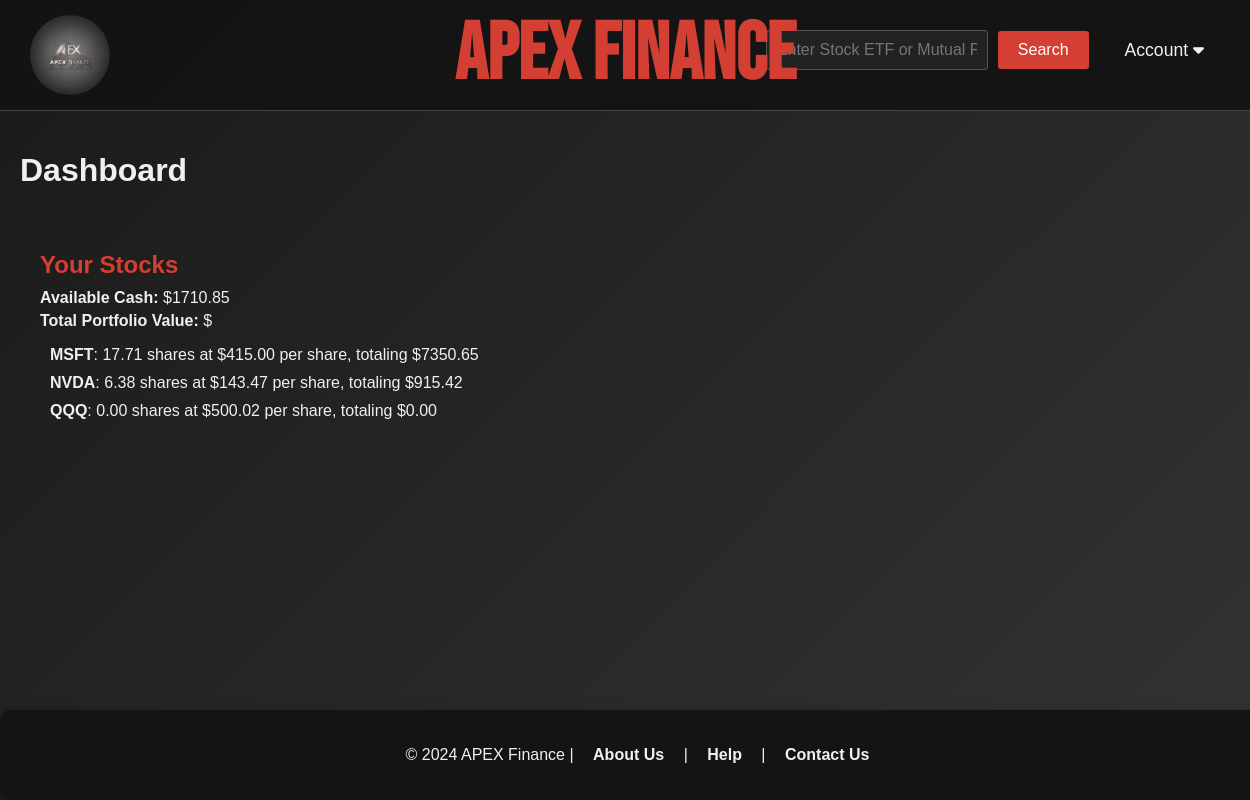
/dashboard (signed in), run on an earlier commit of the app's database.
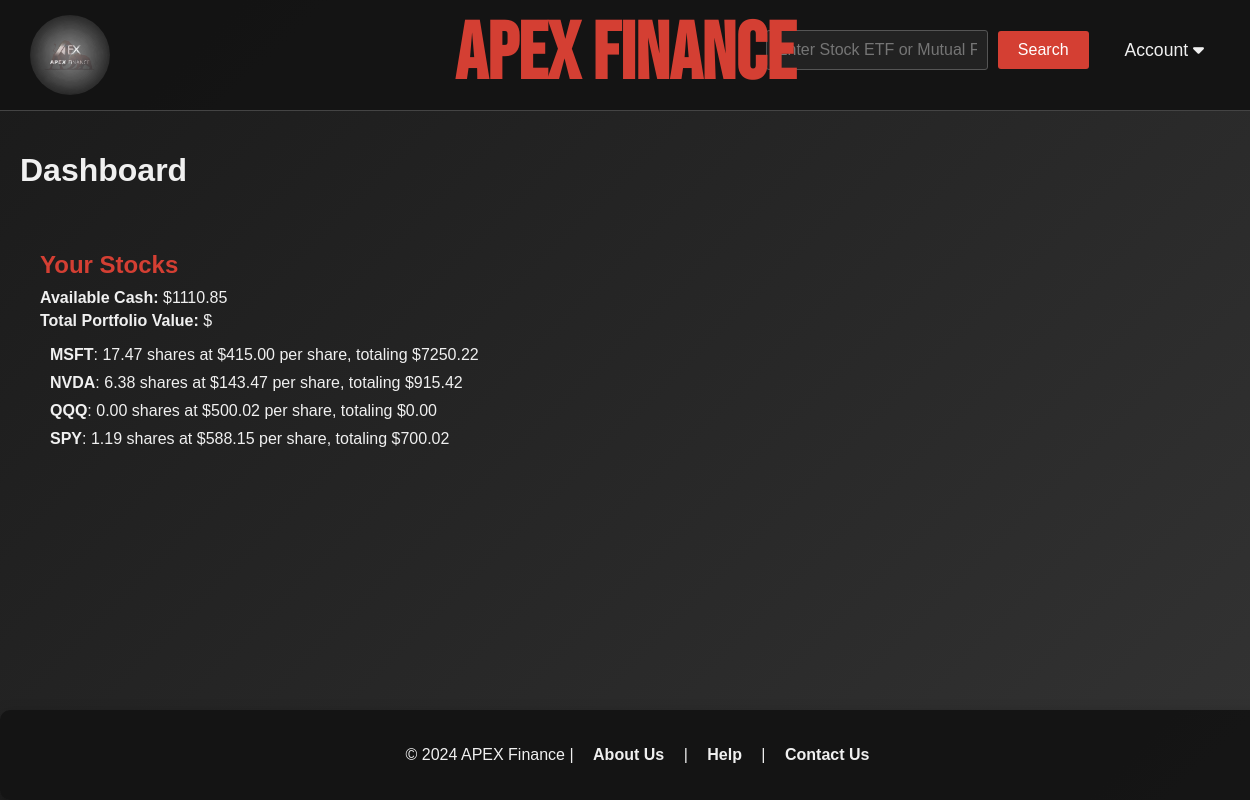
And on a later commit of the database.
### users/models.py (models this page shows, shortened)
class Profile(models.Model):
    user = models.OneToOneField(User, on_delete=models.CASCADE)
    available_cash = models.DecimalField(max_digits=10, decimal_places=2, default=10000.00)  # Store user's balance

class UserStock(models.Model):
    profile = models.ForeignKey(Profile, on_delete=models.CASCADE, related_name='stocks') # Link to User (many stocks per user)
    company_name = models.CharField(max_length=255) # Stores the stock token
    stock_quantity = models.DecimalField(max_digits=10, decimal_places=4)  # Change to DecimalField
    stock_price = models.DecimalField(max_digits=10, decimal_places=2)  # Price of the stock at the time of purchase
    stock_purchase_date = models.DateField(default=timezone.now) # Automatically set the date when the stock is purchased

### dashboard/views.py (the view)
# urls.py: path('', include("dashboard.urls")),
@login_required(login_url='/users/login_user')
def dashboard(request):
    profile = request.user.profile
    available_cash = profile.available_cash  # Get available cash
    user_stocks = UserStock.objects.filter(profile=request.user.profile)
    stock_data = [
        {
            'name': stock.company_name,
            'price': float(stock.stock_price),
            'quantity': float(stock.stock_quantity),
            'total_value': float(stock.stock_quantity * stock.stock_price),
        }
        for stock in user_stocks
    ]
    stock_data_dict = {
        stock.company_name: {
            'price': float(stock.stock_price),
            'quantity': float(stock.stock_quantity),
            'total_value': float(stock.stock_quantity * stock.stock_price),
        }
        for stock in user_stocks
    }
    return render(request, 'dashboard/dashboard.html', {
        'available_cash': available_cash,
        'user_stocks': user_stocks,
        'stock_data': json.dumps(stock_data),
        'stock_data_dict': stock_data_dict,  # Add stock_data_dict to context
    })

### dashboard/templatetags/customTags.py (called while the page is built)
@register.filter
def multiply(value, arg):
    try:
        return float(value) * float(arg)
    except (ValueError, TypeError):
        return ''

### dashboard/templates/dashboard/dashboard.html (shortened to what this page needs)
{% load static %}
{% load customTags %}
<!DOCTYPE html>
<html lang="en">
<head>
    <link rel="stylesheet" href="{% static 'dashboard/dashboard.css' %}">
    <link rel="stylesheet" href="https://cdnjs.cloudflare.com/ajax/libs/font-awesome/6.0.0-beta3/css/all.min.css">
</head>
<body>
    <header>
        <img src="{% static 'images/ApexLogo.png' %}" alt="Apex Finance Logo" class="logo">
        <h1 class="title"><a href="{% url 'dashboard' %}" title="Explore APEX FINANCE">APEX FINANCE</a></h1>
            <div class="right-items">
                <form id="searchForm" action="{% url 'search' %}" method="GET" onsubmit="return site.SubmitForm();">
                    <input type="text" id="symbol" name="symbol" placeholder="Enter Stock ETF or Mutual Fund Symbol" oninput="this.value = this.value.toUpperCase();" required>
                    <button type="submit">Search</button>
                </form>
                <div class="dropdown">
                    <a href="#" class="dropbtn">Account <i class="fas fa-caret-down"></i></a>
            </div>
    </header>
    <div class="container">
        <main class="dashboard" aria-labelledby="dashboard-heading">
            <h1 id="dashboard-heading" class="visually-hidden">Dashboard</h1>
            <div class="dashboard-content">
                <section class="stock-info" aria-labelledby="stocks-heading">
                    <h2 id="stocks-heading">Your Stocks</h2>
                    <p>
                        <strong>Available Cash:</strong>
                        $<span id="availableCash">{{ available_cash }}</span>
                    </p>
                    <p>
                        <strong>Total Portfolio Value:</strong>
                        $
                    </p>
                        {% if user_stocks %}
                        <ul class="stock-list">
                            {% for stock in user_stocks %}
                            <li class="stock-item">
                                <strong>{{ stock.company_name }}</strong>:
                                {{ stock.stock_quantity|floatformat:2 }} shares at ${{ stock.stock_price|floatformat:2 }} per share,
                                totaling ${{ stock.stock_quantity|multiply:stock.stock_price|floatformat:2 }}
                            </li>
                            {% endfor %}
                        </ul>
                    {% else %}
                        <p class="no-stocks">You have no stocks owned.</p>
                    {% endif %}
                </section>
                <section class="chart" aria-labelledby="chart-heading">
                    <div id="chart_container" role="img" aria-label="Pie chart displaying your stock allocation"></div>
                </section>
            </div>
        </main>
    </div>
    <footer class="matching-style">
        <p>&copy; 2024 APEX Finance | <a href="{% url 'home' %}">About Us</a> | <a href="{% url 'home' %}">Help</a> | <a href="{% url 'home' %}">Contact Us</a></p>
    </footer>
</body>
</html>

What changed in the data, as far as the page shows it:
changed Profile: available_cash "1710.85" → "1110.85"
changed UserStock "MSFT": stock_quantity "17.71" → "17.47"; stock_quantity|multiply "7350.65" → "7250.22"
added UserStock: company_name "SPY", stock_quantity "1.19", stock_price "588.15", stock_quantity|multiply "700.02"
